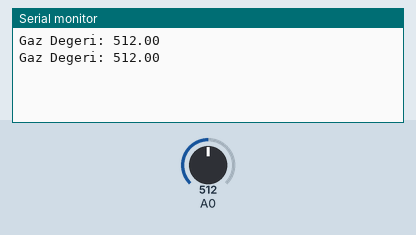
The sketch below on a simulated Arduino Uno, built with avr-gcc and run on an emulated ATmega328P. On the bench: the last lines printed to the serial monitor. The inputs (shaded band) are chosen by the test bench; at power-on: A0 = 512.

Above: at 1.8 s.
1.9 s: A0 set to 716
At 2.8 s:
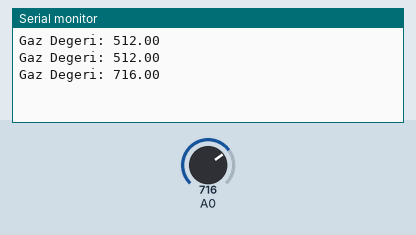
3.4 s: A0 set to 900
At 4.6 s:
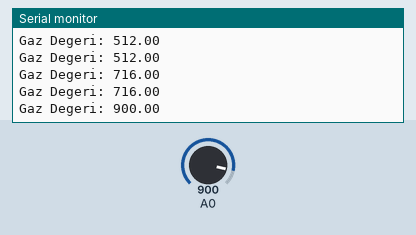
Timing chart, 0 to 6.4 s (numbered marks = the images above; inputs shaded):
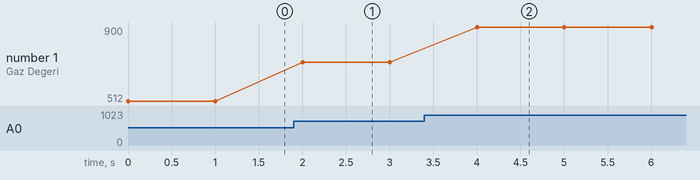

The sketch:

MQ-2Sensor.ino
```cpp
float value;

void setup() {
  Serial.begin(9600);
}

void loop() {
  value=analogRead(A0);
  Serial.print("Gaz Degeri: ");
  Serial.println(value);
  delay(1000);
}
```

Measured:
- after the input at 1.9 s, the serial monitor: prints a new line after 0.10 s (image 1)
- after the input at 3.4 s, the serial monitor: prints a new line after 0.60 s (image 2)
- plotted number 1: 512 → 716 after the input at 1.9 s, 716 → 900 after the input at 3.4 s
